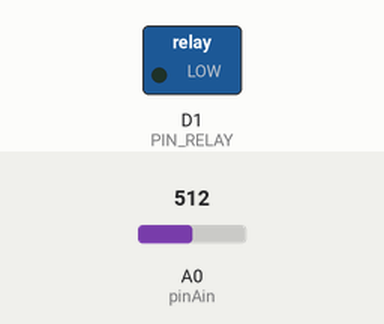
Recording of a sketch running on a simulated ESP8266 (Wemos D1 mini). On the bench: switched loads named in the sketch (green lamp = pin HIGH). The test bench sets the inputs (shaded band); at power-on: A0 (pinAin) = 512. What the sketch prints to the serial monitor is not drawn.

Above: at 3.5 s.
At 16.2 s:
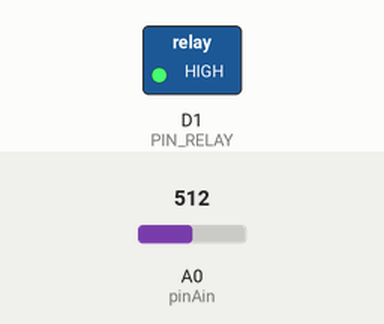
Timing chart, 0 to 23.0 s (numbered marks = the images above):
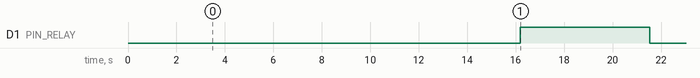

The sketch:

D1_oop69_test_relay1.ino
```cpp
//_____D1_oop69_test_relay1.ino_______________200103-200103_____
// Test for the class Relay1: A D1 mini switches a
// * relay on | toggle | off and afterwards a
// * lamp on | toggle | off. (In this case the switching is
//   depending on the measured current)
// The result of every action and the measured current are
// written to serial interface (COM) every 3 seconds.
// @ Class Relay1:
// You can either change the relay state (on, off, toggle) or
// the lamp state (on, off, toggle). The difference is:
// Switching the "lamp" is based on a current measuring.
// If no current is measured, the relay may not switch although
// the lamp is on (because the current already seems to be off
// so the relay must not be switched!).
//
// Hardware: (1) WeMos D1 mini
//           (2) Relay shield
//           (3) Current transformer ASM-010, a selfmade INA122
//               shield and a lamp to measure the current
//               OR - just for test - a potentiometer/trimmer
//               at Analog In pin to simulate the current
// Created by Karl Hartinger, January 03, 2020
// Modified: -
// Released into the public domain.

#include "src/relay1/D1_class_Relay1.h"
#define  VERSION69      "2020-01-03 D1_oop69_test_relay1"

//-----sensors, actors------------------------------------------
#define  PIN_RELAY     D1
Relay1  relay1(PIN_RELAY,2000.0,100.0); // relay shield

//_____setup Serial, WLAN and MQTT clients______________________
void setup()
{
 float mA;
 //-----start Serial--------------------------------------------
 Serial.begin(115200); //Serial.flush();      // empty out buf
 //while(Serial.available()) {Serial.read(); delay(2);}//empty in
 Serial.println("\n"+String(VERSION69));
 //-----set relay on--------------------------------------------
 Serial.print("Set relay ("); Serial.print(relay1.getRelaystate());
 Serial.print(") on: ");
 relay1.on();
 if(relay1.changed()) Serial.print("changed - ");
                 else Serial.print("NOT changed - ");
 Serial.print("relay is now "); Serial.println(relay1.getRelaystate());
 delay(2000);
 mA=relay1.getCurrent(); Serial.print(mA); Serial.println(" mA");
 delay(1000);

 //-----toggle relay--------------------------------------------
 Serial.print("Toggle relay ("); Serial.print(relay1.getRelaystate());
 Serial.print("): ");
 relay1.toggle();
 if(relay1.changed()) Serial.print("changed - ");
                 else Serial.print("NOT changed - ");
 Serial.print("relay is now "); Serial.println(relay1.getRelaystate());
 delay(2000);
 mA=relay1.getCurrent(); Serial.print(mA); Serial.println(" mA");
 delay(1000);
 //-----set relay off-------------------------------------------
 Serial.print("Set relay ("); Serial.print(relay1.getRelaystate());
 Serial.print(") off: ");
 relay1.off();
 if(relay1.changed()) Serial.print("changed - ");
                 else Serial.print("NOT changed - ");
 Serial.print("relay is now "); Serial.println(relay1.getRelaystate());
 delay(2000);
 mA=relay1.getCurrent(); Serial.print(mA); Serial.println(" mA");
 delay(1000);

 //-----lamp methods--------------------------------------------
 Serial.println("--------------------------------------------");
 Serial.print("Current max: "); Serial.println(relay1.getCurrentMax());
 Serial.print("Current on:  "); Serial.println(relay1.getCurrentOn());
 Serial.println("--------------------------------------------");
 Serial.print("Set lamp ("); Serial.print(relay1.getLampstate());
 Serial.print(") on: ");
 relay1.lampOn();
 if(relay1.changed()) Serial.print("changed, i = ");
                 else Serial.print("NOT changed, i = ");
 mA=relay1.getCurrent(); Serial.print(mA);
 if(relay1.getLampstate()==1) Serial.println("mA, Lamp is now ON");
                         else Serial.println("mA, Lamp is now OFF");
 delay(3000);

 Serial.print("Toggle lamp ("); Serial.print(relay1.getLampstate());
 Serial.print("): ");
 relay1.lampToggle();
 if(relay1.changed()) Serial.print("changed, I = ");
                 else Serial.print("NOT changed, I = ");
 mA=relay1.getCurrent(); Serial.print(mA);
 if(relay1.getLampstate()==1) Serial.println("mA, Lamp is now ON");
                         else Serial.println("mA, Lamp is now OFF");
 delay(3000);

 Serial.print("Set lamp ("); Serial.print(relay1.getLampstate());
 Serial.print(") off: ");
 relay1.lampOff();
 if(relay1.changed()) Serial.print("changed - ");
                 else Serial.print("NOT changed - ");
 mA=relay1.getCurrent(); Serial.print(mA);
 if(relay1.getLampstate()==1) Serial.println("mA, Lamp is now ON");
                         else Serial.println("mA, Lamp is now OFF");
 delay(1000);
 mA=relay1.getCurrent(); Serial.print(mA); Serial.println(" mA");
 delay(1000);
 mA=relay1.getCurrent(); Serial.print(mA); Serial.println(" mA");
 delay(1000);
 mA=relay1.getCurrent(); Serial.print(mA); Serial.println(" mA");
 delay(1000);
 mA=relay1.getCurrent(); Serial.print(mA); Serial.println(" mA");
 delay(1000);
 mA=relay1.getCurrent(); Serial.print(mA); Serial.println(" mA");
 Serial.println("-------------------E N D--------------------");
}

//_____main loop________________________________________________
void loop()
{
}
```

D1_class_Ain.cpp
```cpp
//_____D1_class_Ain.cpp_______________________171129-180929_____
// The class Ain reads an analog value and converts it to
// a voltage using a straight line.
// Default points for the stright line are 0/0.00 and 1023/3.20
// and can be changed according to your requirements.
// Created by Karl Hartinger, November 29, 2017.
// Modified 2018-09-29: add getVoltage(int ain_1023)
// Released into the public domain.
#include "D1_class_Ain.h"

//**************************************************************
//     constructor & co
//**************************************************************

//_____constructor______________________________________________
Ain::Ain() { setup(); }

//_____setup properties_________________________________________
void Ain::setup() {
 pinAin=A0;
 ain_1023=0;
 ain_x1=0;
 ain_y1=0.0;
 ain_x2=1023;
 ain_y2=3.2;
 decimals=2;
 status=calcKD(ain_x1, ain_y1, ain_x2, ain_y2);
}

//_____calculate straight line parameter________________________
int Ain::calcKD(int x1, float y1, int x2, float y2)
{
 if((x1<0) || (x1>1023)) return(status=AIN_ERR_X_RANGE);
 if((x2<0) || (x2>1023)) return(status=AIN_ERR_X_RANGE);
 if((y1<0) || (y2<0))    return(status=AIN_ERR_Y_RANGE);
 if(x2==x1) return(status=AIN_ERR_X_EQUAL);
 if(y2==y1) return(status=AIN_ERR_Y_EQUAL);
 if(((y2-y1)/(x2-x1))<0) return(status=AIN_ERR_K_NEG);
 if(x1<x2) { ain_x1=x1; ain_y1=y1; ain_x2=x2; ain_y2=y2; }
      else { ain_x1=x2; ain_y1=y2; ain_x2=x1; ain_y2=y1; }
 ain_k=(y2-y1)/(x2-x1);
 ain_d=(x2*y1-x1*y2)/(x2-x1);
 return (status=AIN_OK);
}

//**************************************************************
//     get (new) measurement values
//**************************************************************

//_____return status____________________________________________
int Ain::getStatus() { return status; }

//_____read analog in and return value__________________________
int Ain::getAin1023() { return (ain_1023=analogRead(pinAin)); }

//_____read analog in, calculate voltage and return it as float_
float Ain::getVoltage() {
 ain_1023=analogRead(pinAin);
 return(ain_k*ain_1023 + ain_d);
}

//_____read analog in, calculate voltage, return String_________
String Ain::getsVoltage() {
 return(String(getVoltage(), decimals));
}

//_____read analog in, calculate voltage, return String_________
String Ain::getsVoltage(int decimal_places) {
 return(String(getVoltage(), decimal_places));
}

//**************************************************************
//     get last measurement values
//**************************************************************

//_____return last analog in value______________________________
int Ain::getLastAin1023() { return ain_1023; }

//_____calculate last voltage and return it as float____________
float Ain::getLastVoltage() { return(ain_k*ain_1023 + ain_d); }

//_____read analog in, calculate voltage, return String_________
String Ain::getLastsVoltage() {
 return(String(getLastVoltage(), decimals));
}

//_____read analog in, calculate voltage, return String_________
String Ain::getLastsVoltage(int decimal_places) {
 return(String(getLastVoltage(), decimal_places));
}

//**************************************************************
//     reference points for straight line
//**************************************************************

//_____set both reference points P1 and P2______________________
int Ain::setRefPoints(int x1, float y1, int x2, float y2) {
 return(calcKD(x1, y1, x2, y2));
}

//_____set reference point P1___________________________________
int Ain::setRefPoint1(int x1, float y1) {
 return(calcKD(x1, y1, ain_x2, ain_y2));
}

//_____set reference point P2___________________________________
int Ain::setRefPoint2(int x2, float y2) {
 return(calcKD(ain_x1, ain_y1, x2, y2));
}

//_____return reference points as String________________________
String Ain::getRefPoints()
{
 char s0[15];
 sprintf(s0,"%04d",ain_x1); String sx1=String(s0);
 sprintf(s0,"%04d",ain_x2); String sx2=String(s0);
 String sy1=String(dtostrf(ain_y1,decimals+2,decimals,s0));
 String sy2=String(dtostrf(ain_y2,decimals+2,decimals,s0));
 return (sx1+"/"+sy1+" "+sx2+"/"+sy2);
}

//**************************************************************
//     some more methods
//**************************************************************

//_____set number of decimal places for String value____________
void Ain::setDecimals(int decimal_places) {
 if((decimal_places<0)||(decimal_places>10))
 { status=AIN_ERR_DECIMALS; return; }
 decimals=decimal_places;
}

//_____get number of decimal places_____________________________
int Ain::getDecimals() { return decimals; }

//_____calculate voltage and return it as float_________________
float Ain::getVoltage(int ain_1023) {
 if(ain_1023<0)   {status=AIN_ERR_X_RANGE; return 0;}
 if(ain_1023>1023){status=AIN_ERR_X_RANGE; return(ain_k*1024 + ain_d);}
 return(ain_k*ain_1023 + ain_d);
}
```

D1_class_Ain.h
```cpp
//_____D1_class_Ain.h_________________________171129-180929_____
// The class Ain reads an analog value and converts it to
// a voltage using a straight line.
// Default points for the stright line are 0/0.00 and 1023/3.20
// and can be changed according to your requirements.
// Created by Karl Hartinger, November 29, 2017.
// Modified 2018-09-29: add getVoltage(int ain_1023)
// Released into the public domain.
#ifndef D1_CLASS_AIN_H
#define D1_CLASS_AIN_H
#include "Arduino.h"

//-------status-------------------------------------------------
#define  AIN_OK              0    // success
#define  AIN_ERR_X_RANGE     1    // x<0 or x>1023
#define  AIN_ERR_X_EQUAL     2    // x1=x2
#define  AIN_ERR_Y_RANGE     3    // y<0
#define  AIN_ERR_Y_EQUAL     4    // y1=y2
#define  AIN_ERR_K_NEG       5    // gradient k must be >0
#define  AIN_ERR_DECIMALS    6    // decimals <0, >20

class Ain {
 protected:
  //-----properties---------------------------------------------
  int    status;
  int    pinAin;
  int    ain_1023;
  int    ain_x1, ain_x2;
  float  ain_y1, ain_y2;
  float  ain_k, ain_d;
  int    decimals;
 public:
  //-----constructor & co---------------------------------------
         Ain();
 protected:
  void   setup();                 // setup properties
  int    calcKD(int x1, float y1, int x2, float y2);
 public:
  //-----get (new) measurement values---------------------------
  int    getStatus();
  int    getAin1023();
  float  getVoltage();
  String getsVoltage();
  String getsVoltage(int decimal_places);
  //-----get last measurement values (without new measurement)--
  int    getLastAin1023();
  float  getLastVoltage();
  String getLastsVoltage();
  String getLastsVoltage(int decimal_places);
  //-----reference points for straight line---------------------
  int    setRefPoints(int x1, float y1, int x2, float y2);
  int    setRefPoint1(int x1, float y1);
  int    setRefPoint2(int x2, float y2);
  String getRefPoints();
  //-----some more methods--------------------------------------
  void   setDecimals(int decimal_places);
  int    getDecimals();
  float  getVoltage(int ain_1023);
};
#endif
```

D1_class_Relay1.h
```cpp
//_____D1_class_Relay1.h______________________181026-200103_____
// D1 mini class for switching a relay and measuring
// the current (by Analog In)
// Class can be used with or without measuring the current:
// on, off, toggle ............... switch the relay directly
// lampOn, lampOff, lampToggle ... measure current, switch relay
// Hardware: (1) WeMos D1 mini
//           (2) Relais shield
//           (3) Current transformer (ASM-010) and selfmade
//               shield D1_INA122_V2 180924 at Analog In
//
// Uses class Ain (files D1_class_Ain.*)
// Created by Karl Hartinger, November 11, 2018.
// Modified: 2020-01-03 separate relay and lamp function
// Released into the public domain.

#ifndef D1_CLASS_RELAY1_H
#define D1_CLASS_RELAY1_H
#define RELAY1_PIN_RELAY         D1    // default pin
#define RELAY1_MA_MAX          2000    // 2000mA=1000
#define RELAY1_MA_LAMP_ON        44    // I=P/U=10W/230V=44mA
#define RELAY1_DELAY_MS          30    // wait after relay set
#define MEASURE_DELAY_MS        100    // wait before i measure
#include "Arduino.h"                   // D1
#include "../ain/D1_class_Ain.h"       // current measuring

class Relay1 {
 //-----properties----------------------------------------------
 protected:
  int   pinRelay_;                     // relay pin number
  int   relay_;                        // output: 0=0V, 1=3V3
  int   lampstate_;                    // lamp 1=on|0=off
  bool  changed_;                      // reset: call changed()
  float mA_;                           // actual current in mA
  float mA_max_;                       // 1000 digit = max
  float mA_lamp_on_;                   // current limit for "on"
  Ain   ain;                           // object measure current
  unsigned long lastMilli_;            // ms since last change
 //-----constructor & co----------------------------------------
 public:
  Relay1();
  Relay1(int pinRelais);
  Relay1(int pinRelais, float imax_mA, float ion_mA);
 protected:
  void setup(int pin, float imax_mA, float ion_mA);
  void measuring();                    // measures mA_, lamp_
 //-----setter, getter, working methods-------------------------
 public:
  bool   set(int val);                 // set lamp on or off
  bool   setPinRelay(int pin);         // set (new) relais pin
  void   setParams(int pinRelais, float imax_mA, float ion_mA);
  void   setCurrentOn(float mA);       // current limit for "on"
  void   setCurrentMax(float mA);      // max. current =1023 AIN
  bool   on(void);                     // logical on
  bool   off(void);                    // logical off
  bool   toggle();                     // change output
  bool   lampOn(void);                 // (try to) turn lamp on
  bool   lampOff(void);                // (try to) turn lamp off
  bool   lampToggle();                 // (try to) toggle lamp
  bool   changed();                    // true=lamp state changed
  int    getRelaystate();              // 0=off, 1=on
  int    getLampstate();               // lamp 0(=off) | 1(=on)
  float  getCurrent();                 // lamp current [mA]
  float  getCurrentOn();               // limit for lamp on
  float  getCurrentMax();              // A/D current limit
  String getsStatusOled();             // status text (10chars)
  unsigned long getDuration();         // msec since last change
};
#endif
```

Source omitted: D1_class_Relay1.cpp (6787 bytes)
